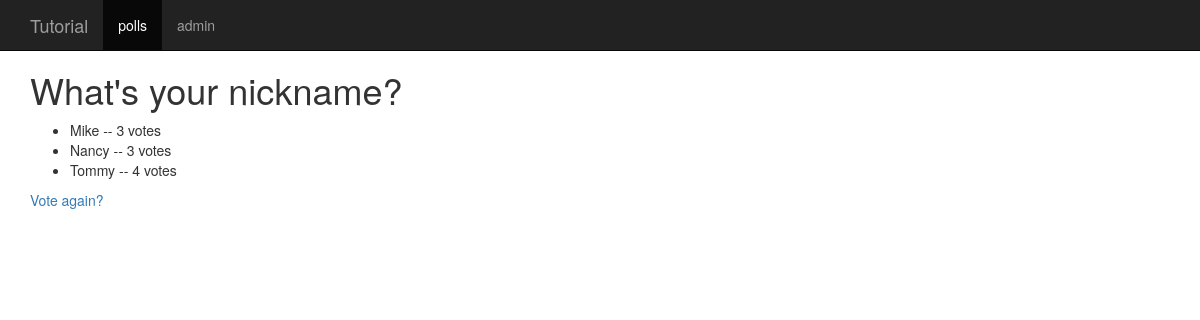
The page /polls/4/results/ on the database as committed earlier.
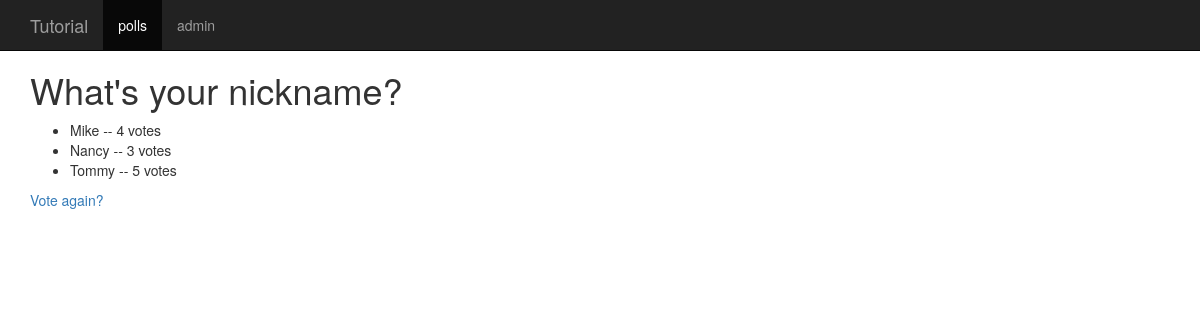
The same page on the database as committed later.
### polls/models.py (models this page shows, shortened)
class Choice(models.Model):
    question = models.ForeignKey(Question, on_delete=models.CASCADE)
    choice_text = models.CharField(max_length=200)
    votes = models.IntegerField(default=0)

### polls/views.py (the view)
# urls.py: url(r'^(?P<pk>[0-9]+)/results/$', views.results, name='results'),
def results(request, pk):
    obj = get_object_or_404(Question, pk=pk)
    return render(request, 'polls/results.html', {
        'question': obj,
    })

### polls/templates/polls/results.html
{% extends "polls/base.html" %}
{% block contents %}
		<h1>{{ question.question }}</h1>
		<ul>
			{% for choice in question.choice_set.all %}
			<li>{{ choice.choice_text }} -- {{ choice.votes }} vote{{ choice.votes|pluralize }}</li>
			{% endfor %}
		</ul>
		<a href="{% url 'polls:detail' question.id %}">Vote again?</a>
{% endblock contents %}

Rows that differ between the two databases and show on the page:
changed Choice "Mike": votes "3" → "4"
changed Choice "Tommy": votes "4" → "5"
